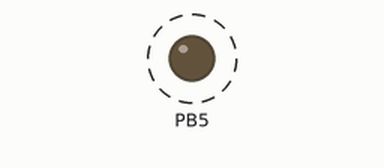
Simulated run of this program. Board: ATmega328P, built with avr-gcc and emulated at 16 MHz. Shown: output pins drawn as LEDs (lit = HIGH). Dashed ring = blinking.

Above: at 0.3 s.
Timing chart, 0 to 3.0 s (numbered marks = the images above):
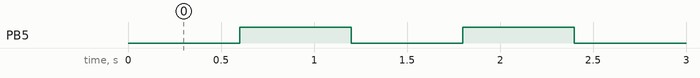

The program:

main.c
```c
// (licence header left out)
#include <stdio.h>
#include <avr/io.h>
#include <avr/interrupt.h>
#include <util/delay.h>

void initIO(void) {
    // Set Data Direction Register B w/Data Direction Bit
    //DDRB |= _BV(DDB5); // Set LED as an output
    DDRB |= (1 << DDB5); // Save effect as above
}

int main(void) {
	initIO();

	while (1) {
        // set i < 5 for blinking like every third sec
        // set i < 20 for blinking like every sec
        for(char i = 0; i < 20; i++){
            _delay_ms(30);  /* max is 262.14 ms / F_CPU in MHz */
        }
        //PORTB ^=(1 << PORTB5);    /* toggle the LED */
        PORTB ^= _BV(PORTB5);       // Save effect as above
	}
	return 0; // never reached
}
```

Measured:
- by itself, PB5: alternates HIGH for 0.60 s and LOW for 0.60 s
